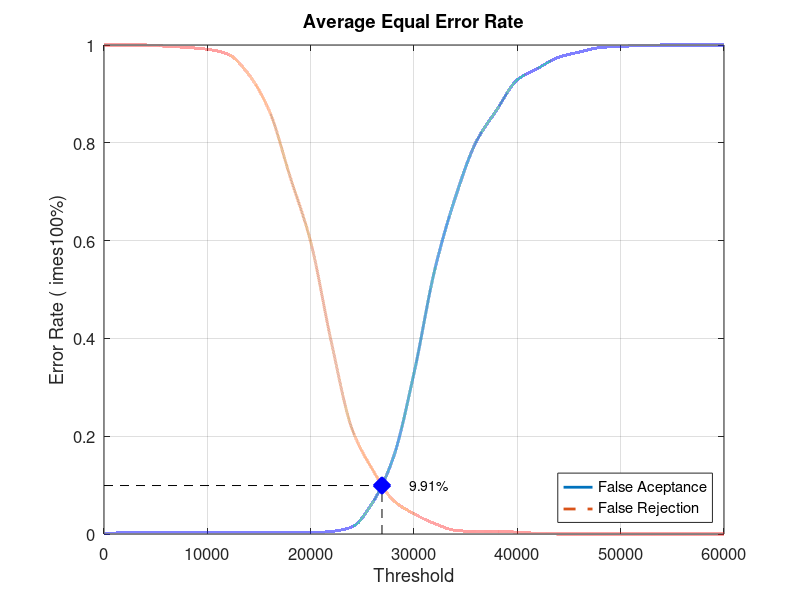
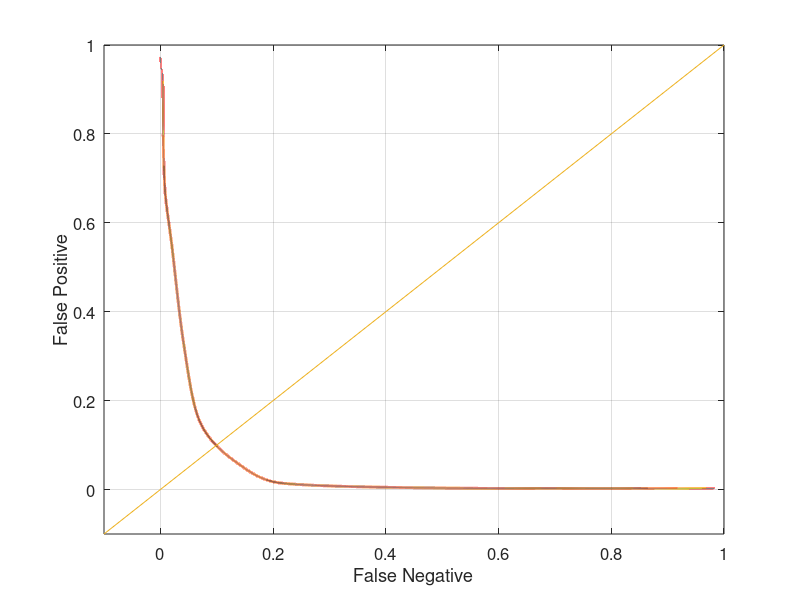

Source code (MATLAB) for these figures, in order:
close all;
clear;
clc;
x = 0:2000:60000;
xq = 0:0.5:60000;

y0 = [0 0.00263158 0.00263158 0.00263158 0.00263158 0.00263158 0.00263158 0.00263158 0.00263158 0.00263158 0.00263158 0.00526316 0.0144737 0.0644737 0.156579 0.328947 0.539474 0.688158 0.801316 0.867105 0.928947 0.952632 0.975 0.985526 0.994737 0.997368 0.998684 1 1 1 1]
yy0 = interp1(x, y0, xq, 'pchip');
y1 = [1 1 1 0.9975 0.995 0.99125 0.98125 0.94 0.865 0.73125 0.5975 0.3925 0.215 0.13125 0.06875 0.04125 0.02125 0.0075 0.005 0.005 0.00375 0.00125 0 0 0 0 0 0 0 0 0]
yy1 = interp1(x, y1, xq, 'pchip');

% Calculating EER: 
y2 = abs(y0 - y1);
find(y2 == min(y2))
yy2 = abs(yy0 - yy1);
xEER = find(yy2 == min(yy2));
xEERIndex = xq(xEER) % X-axis EER
yEER = yy0(xEER) % Y-axis EER

main = figure
plot(xq, yy0,'-','LineWidth', 2);	hold on
plot(xq, yy1,'--','LineWidth', 2);	hold on
plot([xEERIndex xEERIndex], [0 yEER], 'k--');	hold on
plot([0 xEERIndex], [yEER yEER], 'k--');	hold on
plot(xEERIndex, yEER, 'bx', 'LineWidth', 10);	hold on
text(xEERIndex + 10 * xEERIndex / 100, yEER, [num2str(round((10000 * yEER)) / 100) '%'])
legend('False Aceptance', 'False Rejection', 'Location', 'SouthEast')
xlabel('Threshold')
ylabel('Error Rate (	imes100%)')
title('Average Equal Error Rate')
set(gca, 'FontSize', 12)
axis([0 60000 0 1])
grid on

print(main, 'Experiment2AverageMain', '-dpng');
FNRxFPR = figure('Color', [1 1 1]);
plot(yy1, yy0, '-', yy1, yy0, 'LineWidth', 2);
hold on
y = -0.1:0.1:1
plot(y, y); 
set(gca, 'FontSize', 12)
xlabel('False Negative')
ylabel('False Positive')
axis([-0.1 1 -0.1 1])
set(gca, 'FontSize', 12)
grid on

print(FNRxFPR, 'Experiment2AverageFNRxFPR','-dpng');
